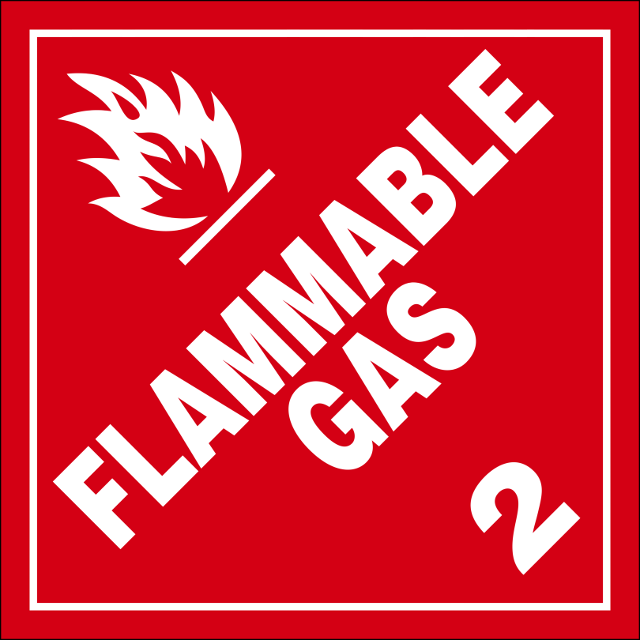
#> input picture hazmats/flammable-gas.png, 640 x 640 px
$ python -i main.py   (imports and definitions only)
#> lines starting #> are read from the running program, lines starting #| are printed output that depends on the picture; after the words box and inside, x2 and y2 are one past the last pixel; in counts of white or black regions, pixels touching at a corner belong together
#> further down, picture is the input picture: shape (640, 640, 3); mean B, G, R 68.6, 53, 219.4
import argparse
from pathlib import Path
import sys

import cv2
import numpy as np


PROJECT_DIR = Path(__file__).resolve().parent


# [81 lines left out: functions load_templates, detect_templates, not called in this run]

def detect_color_objects(frame):
    detections = []
    hsv = cv2.cvtColor(frame, cv2.COLOR_BGR2HSV)
#> hsv: shape (640, 640, 3); mean H, S, V 142.6, 201.8, 219.4
    lower_red1 = np.array([0, 120, 70])
    upper_red1 = np.array([10, 255, 255])
    mask_red1 = cv2.inRange(hsv, lower_red1, upper_red1)
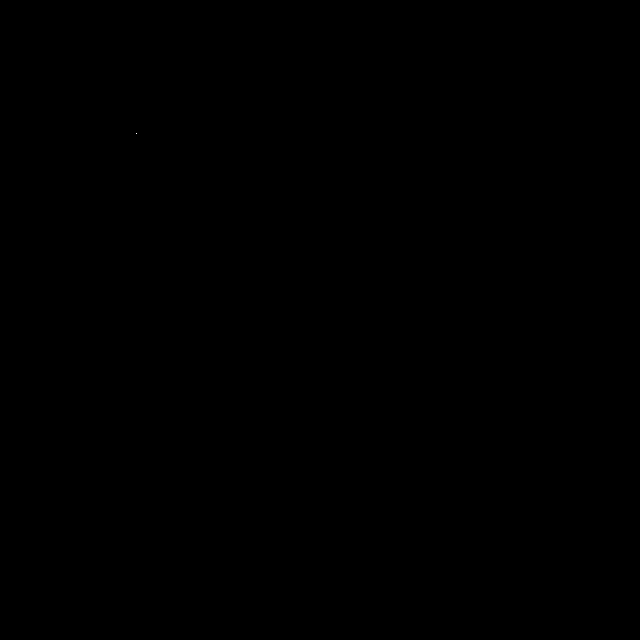
#> mask_red1: shape (640, 640); 0% white in thin lines or dots, all inside (x1, y1, x2, y2) = (136, 133, 137, 134)
    lower_red2 = np.array([170, 120, 70])
    upper_red2 = np.array([180, 255, 255])
    mask_red2 = cv2.inRange(hsv, lower_red2, upper_red2)
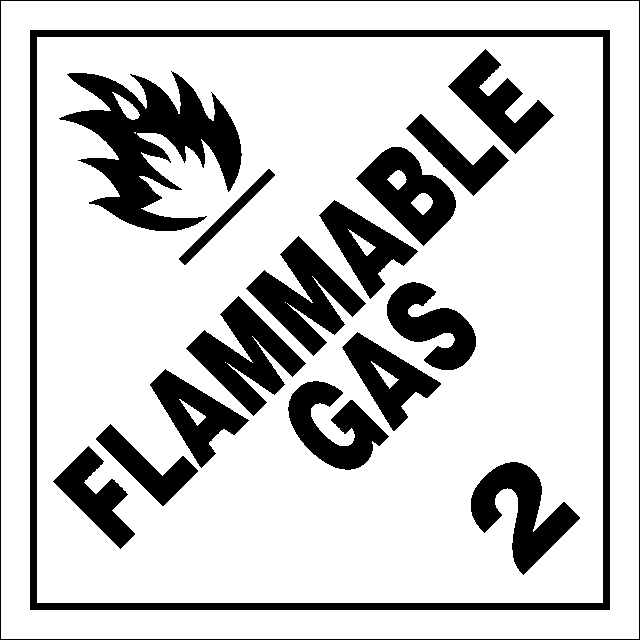
#> mask_red2: shape (640, 640); 78.9% white; 17 black regions, largest, box (x1, y1, x2, y2) and area: (30, 30, 610, 610) 16044, (59, 71, 242, 231) 12915, (186, 296, 306, 416) 5817
    red_mask = cv2.bitwise_or(mask_red1, mask_red2)
#> red_mask: shape (640, 640); 78.9% white; 17 black regions, largest, box (x1, y1, x2, y2) and area: (30, 30, 610, 610) 16044, (59, 71, 242, 231) 12914, (186, 296, 306, 416) 5817
    lower_blue = np.array([100, 150, 50])
    upper_blue = np.array([140, 255, 255])
    blue_mask = cv2.inRange(hsv, lower_blue, upper_blue)
#> blue_mask: shape (640, 640); every value is 0
    kernel = np.ones((5, 5), np.uint8)
    red_mask = cv2.morphologyEx(red_mask, cv2.MORPH_OPEN, kernel)
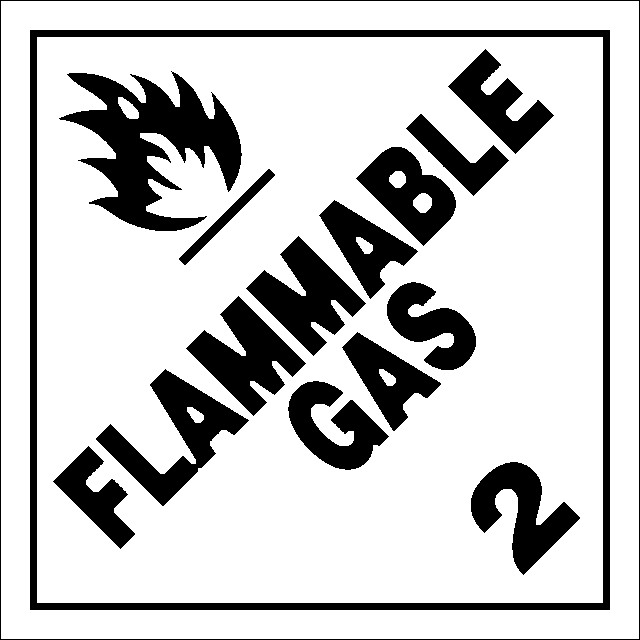
#> red_mask: shape (640, 640); 78.6% white; 16 black regions, largest, box (x1, y1, x2, y2) and area: (30, 30, 610, 610) 16044, (59, 71, 242, 231) 13147, (96, 369, 249, 506) 6518
    blue_mask = cv2.morphologyEx(blue_mask, cv2.MORPH_OPEN, kernel)
    contours_red, _ = cv2.findContours(red_mask, cv2.RETR_EXTERNAL, cv2.CHAIN_APPROX_SIMPLE)
#> contours_red = [[[1, 1], [1, 638], [638, 638], [638, 1]]]
    for cnt in contours_red:
        area = cv2.contourArea(cnt)
        if area > 500:
            x, y, w, h = cv2.boundingRect(cnt)
            detections.append(("Kirmizi Varil", (x, y, w, h)))
#> this loop made 1 pass
#> (cnt, area, x, y, w, h) on pass 1: ([[1, 1], [1, 638], [638, 638], [638, 1]], 405769, 1, 1, 638, 638)
#> after the loop, detections = [('Kirmizi Varil', (1, 1, 638, 638))]
    contours_blue, _ = cv2.findContours(blue_mask, cv2.RETR_EXTERNAL, cv2.CHAIN_APPROX_SIMPLE)
#> contours_blue = []
    for cnt in contours_blue:
        area = cv2.contourArea(cnt)
        if area > 500:
            x, y, w, h = cv2.boundingRect(cnt)
            detections.append(("Mavi Varil", (x, y, w, h)))
#> this loop made 0 passes
    return detections

# [114 lines left out: functions main, save_detection, positive_int, cli, not called in this run]

# [2 lines not run here, left out]

>>> import cv2
>>> picture = cv2.imread('hazmats/flammable-gas.png')
>>> result = detect_color_objects(picture)
#> result = [('Kirmizi Varil', (1, 1, 638, 638))]

$ run again, on hazmats/fuel-oil.png
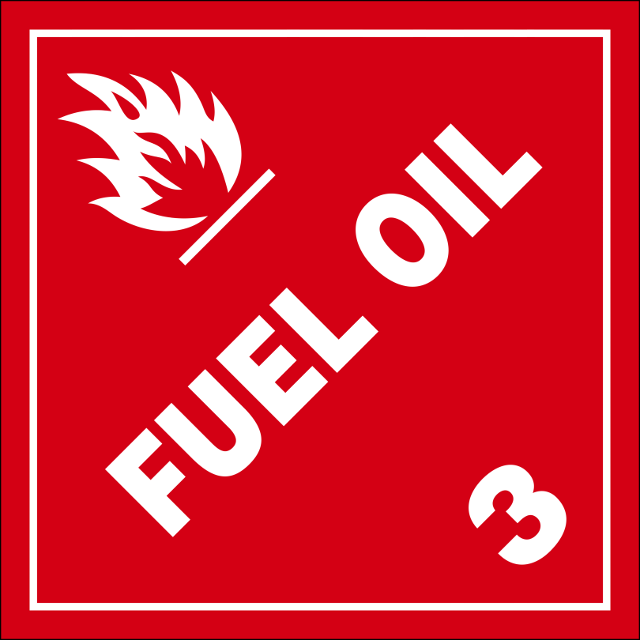
#> input picture hazmats/fuel-oil.png, 640 x 640 px
#> picture is the input picture: shape (640, 640, 3); mean B, G, R 56.1, 39.4, 217.2
#> hsv: shape (640, 640, 3); mean H, S, V 151.4, 215.4, 217.2
#> mask_red1: shape (640, 640); 0% white in thin lines or dots, all inside (x1, y1, x2, y2) = (136, 133, 137, 134)
#> in detect_color_objects, `mask_red2 = cv2.inRange(hsv, lower_red2, upper_red2)`:
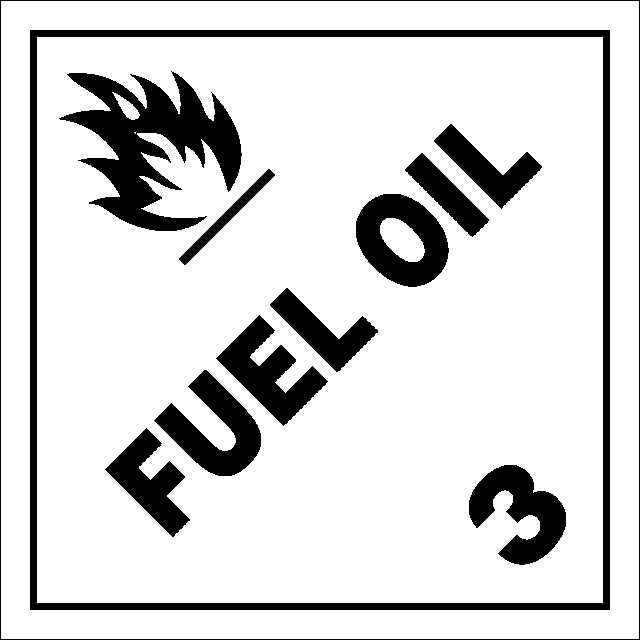
#> mask_red2: shape (640, 640); 84.2% white; 12 black regions, largest, box (x1, y1, x2, y2) and area: (30, 30, 610, 610) 16044, (59, 71, 242, 231) 12915, (356, 194, 449, 287) 5140
#> blue_mask: shape (640, 640); every value is 0
#> in detect_color_objects, `red_mask = cv2.morphologyEx(red_mask, cv2.MORPH_OPEN, kernel)`:
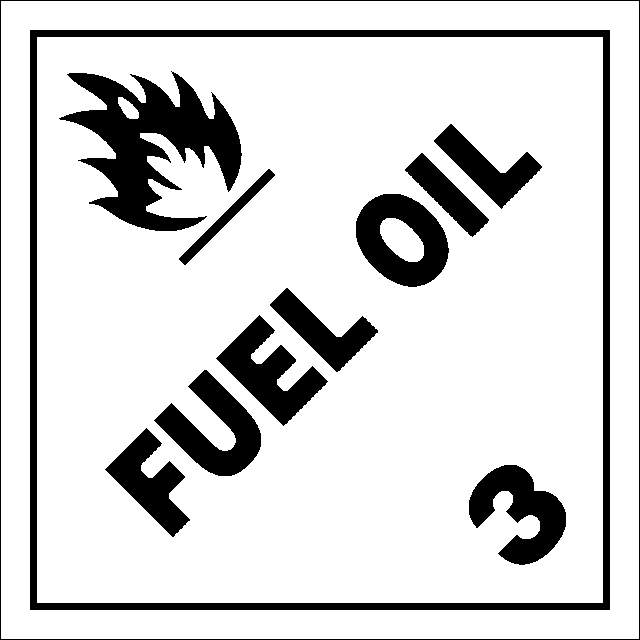
#> red_mask: shape (640, 640); 84.1% white; 12 black regions, largest, box (x1, y1, x2, y2) and area: (30, 30, 610, 610) 16044, (59, 71, 242, 231) 13147, (356, 194, 449, 287) 5144
#> contours_red = [[[1, 1], [1, 638], [638, 638], [638, 1]]]
#> the loop in detect_color_objects, `for cnt in contours_red:` made 1 pass
#> (cnt, area, x, y, w, h) on pass 1: ([[1, 1], [1, 638], [638, 638], [638, 1]], 405769, 1, 1, 638, 638)
#> after the loop in detect_color_objects, `for cnt in contours_red:`: detections = [('Kirmizi Varil', (1, 1, 638, 638))]
#> contours_blue = []
#> result = [('Kirmizi Varil', (1, 1, 638, 638))]
